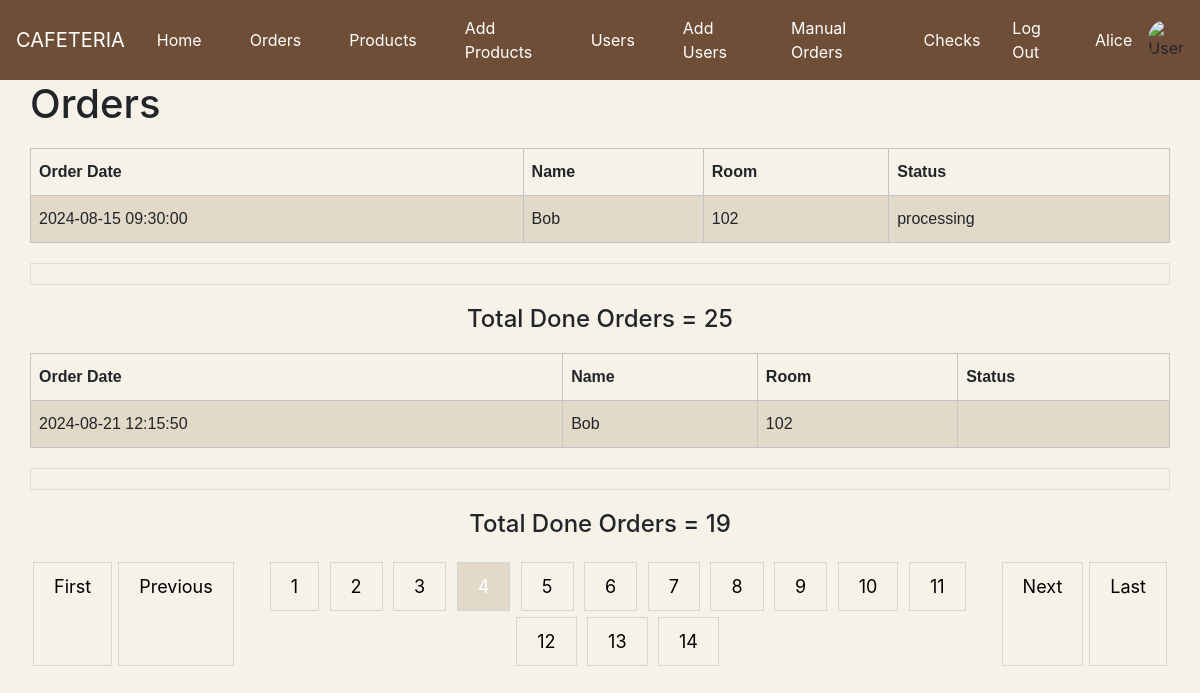
The page /view/admin/allOrders.php?page-nr=4 (signed in) on the database its author committed.
### tables this page shows
CREATE TABLE `Orders` (
  `Order_ID` int NOT NULL AUTO_INCREMENT,
  `User_ID` int DEFAULT NULL,
  `Order_Date` datetime DEFAULT CURRENT_TIMESTAMP,
  `Total_Amount` int DEFAULT NULL,
  `Note` text,
  `Status` enum('processing','out of delivery','Done','Canceled') DEFAULT NULL,
  PRIMARY KEY (`Order_ID`),
  KEY `User_ID` (`User_ID`),
  CONSTRAINT `Orders_ibfk_1` FOREIGN KEY (`User_ID`) REFERENCES `Users` (`User_ID`)
);

CREATE TABLE `Users` (
  `User_ID` int NOT NULL AUTO_INCREMENT,
  `Name` varchar(100) DEFAULT NULL,
  `Email` varchar(100) DEFAULT NULL,
  `Password` varchar(255) DEFAULT NULL,
  `Picture` varchar(255) DEFAULT NULL,
  `Room_Number` int DEFAULT NULL,
  `Role` enum('Admin','User') DEFAULT 'User',
  PRIMARY KEY (`User_ID`),
  UNIQUE KEY `Email` (`Email`)
);

### module/DBconection.php (called while the page is built, shortened)
<?php
class db
{
    private $server = 'localhost';
    private $username = 'root';
    private $password = 'Anas_246810';
    private $database = 'Cafeteria';
    private $connection;
    function __construct()
    {
        try{
            $dsn = 'mysql:dbname='.$this->database.';host='.$this->server;
            $this->connection= new PDO($dsn, $this->username, $this->password);
        }
        catch (PDOException $e) {
            echo 'Connection failed: ' . $e->getMessage();
        }
    }
    function get_data_col($col,$table, $condetion = 1)
    {
        $query= "SELECT $col FROM $table WHERE $condetion";
        $stmt=$this->connection->prepare($query);
        $stmt->execute();
        $result=$stmt->fetchAll();
        return $result;
    }
}
?>

### view/admin/allOrders.php (the view, shortened to what this page needs)
<!DOCTYPE html>
<html lang="en">
<head>
    <link rel="stylesheet" href="https://maxcdn.bootstrapcdn.com/bootstrap/4.5.2/css/bootstrap.min.css">
    <link rel="stylesheet" href="../layout/pagenation.style.css">
    <link rel="stylesheet" href="../insertOrder.style.css">
</head>
<body>
<?php
require("../layout/adminHeader.php");
if(empty($_SESSION['email'])){
    header("Location: ../login.php");
}
else{
    if($_SESSION['Role'] == "User" ){
        echo "User";
    }
    else{
        require("../../module/DBconection.php");
        $DB = new db();
        $result = $DB->get_data_col('Orders.Order_ID , Orders.Total_Amount , Orders.Order_Date , Users.Name , Users.Room_Number , Orders.Status ','Orders,Users',' Orders.User_ID = Users.User_id ');
        $rows_per_page = 2;
        $start = 0;
        if(isset($_GET['page-nr'])){
            $page = $_GET['page-nr'] - 1;
            $start = $page * $rows_per_page;
        }
        $result = $DB->get_data_col('Orders.Order_ID , Orders.Total_Amount , Orders.Order_Date , Users.Name , Users.Room_Number , Orders.Status ','Orders,Users'," Orders.User_ID = Users.User_id  LIMIT $start, $rows_per_page");
    }
?>
<h1 class="myOrder"  >Orders</h1>
<div class="contan">
<?php
    foreach($result as $row)
    {
        $total =$row["Total_Amount"];
 ?>
<table>
    <tr>
        <th>Order Date</td>
        <th>Name</td>
        <th>Room</th>
        <th>Status</th>
    </tr>
        <tr >
            <td><?php echo $row["Order_Date"];?></td>
            <td><?php echo $row["Name"]; ?></td>
            <td><?php echo $row["Room_Number"]; ?></td>
            <td><?php echo $row["Status"]?></td>
</table>
</div>
<div class="contan">
<div class="box" >
</div>
</div>
<div class="contan">
    <h4>Total Done Orders = <?php echo $total?></h4>
</div>
<div class="contan">
<?php
    }
require("../layout/pagenation.php");
}
?>
</div>
</body>

### view/insertOrder.style.css (style rules this page uses)
body { background-color: #f7f2e7; }
.myOrder { margin-left: 2.5%; }
table { font-family: arial, sans-serif; border-collapse: collapse; width: 100%; }
td,th { border: 1px solid #c4c2c2; text-align: left; padding: 11px 8px; }
tr:nth-child(even) { background-color: #e2d9c8; }
.box { width: 100%; padding: 10px; border: 1px solid #dddddd; text-align: center; display: flex; flex-wrap:wrap ; justify-content: center; }
.contan { width: 95%; margin: 20px 2.5%; text-align: center; }

### rows shown on the page
orders: Order_Date "2024-08-15 09:30:00", User_ID.Name "Bob", User_ID.Room_Number "102", Status "processing", Total_Amount "25"
orders: Order_Date "2024-08-21 12:15:50", User_ID.Name "Bob", User_ID.Room_Number "102", Total_Amount "19"

### other values the page prints
$_SESSION['Name'] "Alice"
